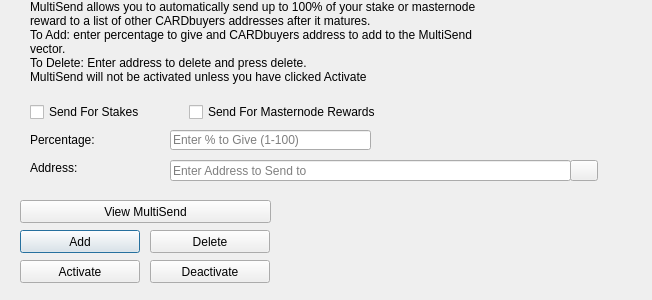
<?xml version="1.0" encoding="UTF-8"?>
<ui version="4.0">
 <class>MultiSendDialog</class>
 <widget class="QDialog" name="MultiSendDialog">
  <property name="windowModality">
   <enum>Qt::NonModal</enum>
  </property>
  <property name="geometry">
   <rect>
    <x>0</x>
    <y>0</y>
    <width>652</width>
    <height>300</height>
   </rect>
  </property>
  <property name="windowTitle">
   <string>MultiSend</string>
  </property>
  <widget class="QLineEdit" name="multiSendPercentEdit">
   <property name="geometry">
    <rect>
     <x>170</x>
     <y>130</y>
     <width>201</width>
     <height>20</height>
    </rect>
   </property>
   <property name="toolTip">
    <string>Enter whole numbers 1 - 100</string>
   </property>
   <property name="placeholderText">
    <string>Enter % to Give (1-100)</string>
   </property>
  </widget>
  <widget class="QLineEdit" name="multiSendAddressEdit">
   <property name="geometry">
    <rect>
     <x>170</x>
     <y>160</y>
     <width>401</width>
     <height>21</height>
    </rect>
   </property>
   <property name="toolTip">
    <string/>
   </property>
   <property name="placeholderText">
    <string>Enter Address to Send to</string>
   </property>
  </widget>
  <widget class="QLabel" name="label_2">
   <property name="geometry">
    <rect>
     <x>30</x>
     <y>0</y>
     <width>451</width>
     <height>121</height>
    </rect>
   </property>
   <property name="lineWidth">
    <number>1</number>
   </property>
   <property name="text">
    <string>MultiSend allows you to automatically send up to 100% of your stake or masternode reward to a list of other CARDbuyers addresses after it matures.
To Add: enter percentage to give and CARDbuyers address to add to the MultiSend vector.
To Delete: Enter address to delete and press delete.
MultiSend will not be activated unless you have clicked Activate</string>
   </property>
   <property name="alignment">
    <set>Qt::AlignLeading|Qt::AlignLeft|Qt::AlignTop</set>
   </property>
   <property name="wordWrap">
    <bool>true</bool>
   </property>
  </widget>
  <widget class="QLabel" name="message">
   <property name="geometry">
    <rect>
     <x>290</x>
     <y>200</y>
     <width>351</width>
     <height>91</height>
    </rect>
   </property>
   <property name="text">
    <string/>
   </property>
  </widget>
  <widget class="QPushButton" name="addButton">
   <property name="geometry">
    <rect>
     <x>20</x>
     <y>230</y>
     <width>120</width>
     <height>23</height>
    </rect>
   </property>
   <property name="toolTip">
    <string/>
   </property>
   <property name="statusTip">
    <string>Add to MultiSend Vector</string>
   </property>
   <property name="text">
    <string>Add</string>
   </property>
  </widget>
  <widget class="QPushButton" name="disableButton">
   <property name="geometry">
    <rect>
     <x>150</x>
     <y>260</y>
     <width>120</width>
     <height>23</height>
    </rect>
   </property>
   <property name="statusTip">
    <string>Deactivate MultiSend</string>
   </property>
   <property name="text">
    <string>Deactivate</string>
   </property>
  </widget>
  <widget class="QPushButton" name="addressBookButton">
   <property name="geometry">
    <rect>
     <x>570</x>
     <y>160</y>
     <width>28</width>
     <height>21</height>
    </rect>
   </property>
   <property name="toolTip">
    <string>Choose an address from the address book</string>
   </property>
   <property name="text">
    <string/>
   </property>
   <property name="icon">
    <iconset resource="../CARDbuyers.qrc">
     <normaloff>:/icons/address-book</normaloff>:/icons/address-book</iconset>
   </property>
   <property name="shortcut">
    <string>Alt+A</string>
   </property>
   <property name="autoDefault">
    <bool>false</bool>
   </property>
  </widget>
  <widget class="QLabel" name="label">
   <property name="geometry">
    <rect>
     <x>30</x>
     <y>130</y>
     <width>121</width>
     <height>20</height>
    </rect>
   </property>
   <property name="toolTip">
    <string>Percentage of stake to send</string>
   </property>
   <property name="text">
    <string>Percentage:</string>
   </property>
  </widget>
  <widget class="QLabel" name="label_5">
   <property name="geometry">
    <rect>
     <x>30</x>
     <y>160</y>
     <width>111</width>
     <height>16</height>
    </rect>
   </property>
   <property name="toolTip">
    <string>Address to send portion of stake to</string>
   </property>
   <property name="text">
    <string>Address:</string>
   </property>
  </widget>
  <widget class="QPushButton" name="deleteButton">
   <property name="geometry">
    <rect>
     <x>150</x>
     <y>230</y>
     <width>120</width>
     <height>23</height>
    </rect>
   </property>
   <property name="toolTip">
    <string/>
   </property>
   <property name="statusTip">
    <string>Delete Address From MultiSend Vector</string>
   </property>
   <property name="text">
    <string>Delete</string>
   </property>
  </widget>
  <widget class="QPushButton" name="activateButton">
   <property name="geometry">
    <rect>
     <x>20</x>
     <y>260</y>
     <width>120</width>
     <height>23</height>
    </rect>
   </property>
   <property name="statusTip">
    <string>Activate MultiSend</string>
   </property>
   <property name="text">
    <string>Activate</string>
   </property>
  </widget>
  <widget class="QPushButton" name="viewButton">
   <property name="geometry">
    <rect>
     <x>20</x>
     <y>200</y>
     <width>251</width>
     <height>23</height>
    </rect>
   </property>
   <property name="toolTip">
    <string/>
   </property>
   <property name="statusTip">
    <string>View MultiSend Vector</string>
   </property>
   <property name="text">
    <string>View MultiSend</string>
   </property>
  </widget>
  <widget class="QWidget" name="horizontalLayoutWidget">
   <property name="geometry">
    <rect>
     <x>30</x>
     <y>100</y>
     <width>351</width>
     <height>24</height>
    </rect>
   </property>
   <layout class="QHBoxLayout" name="horizontalLayout">
    <item>
     <widget class="QCheckBox" name="multiSendStakeCheckBox">
      <property name="text">
       <string>Send For Stakes</string>
      </property>
     </widget>
    </item>
    <item>
     <widget class="QCheckBox" name="multiSendMasternodeCheckBox">
      <property name="text">
       <string>Send For Masternode Rewards</string>
      </property>
     </widget>
    </item>
   </layout>
  </widget>
 </widget>
 <resources>
  <include location="../CARDbuyers.qrc"/>
 </resources>
 <connections/>
</ui>
